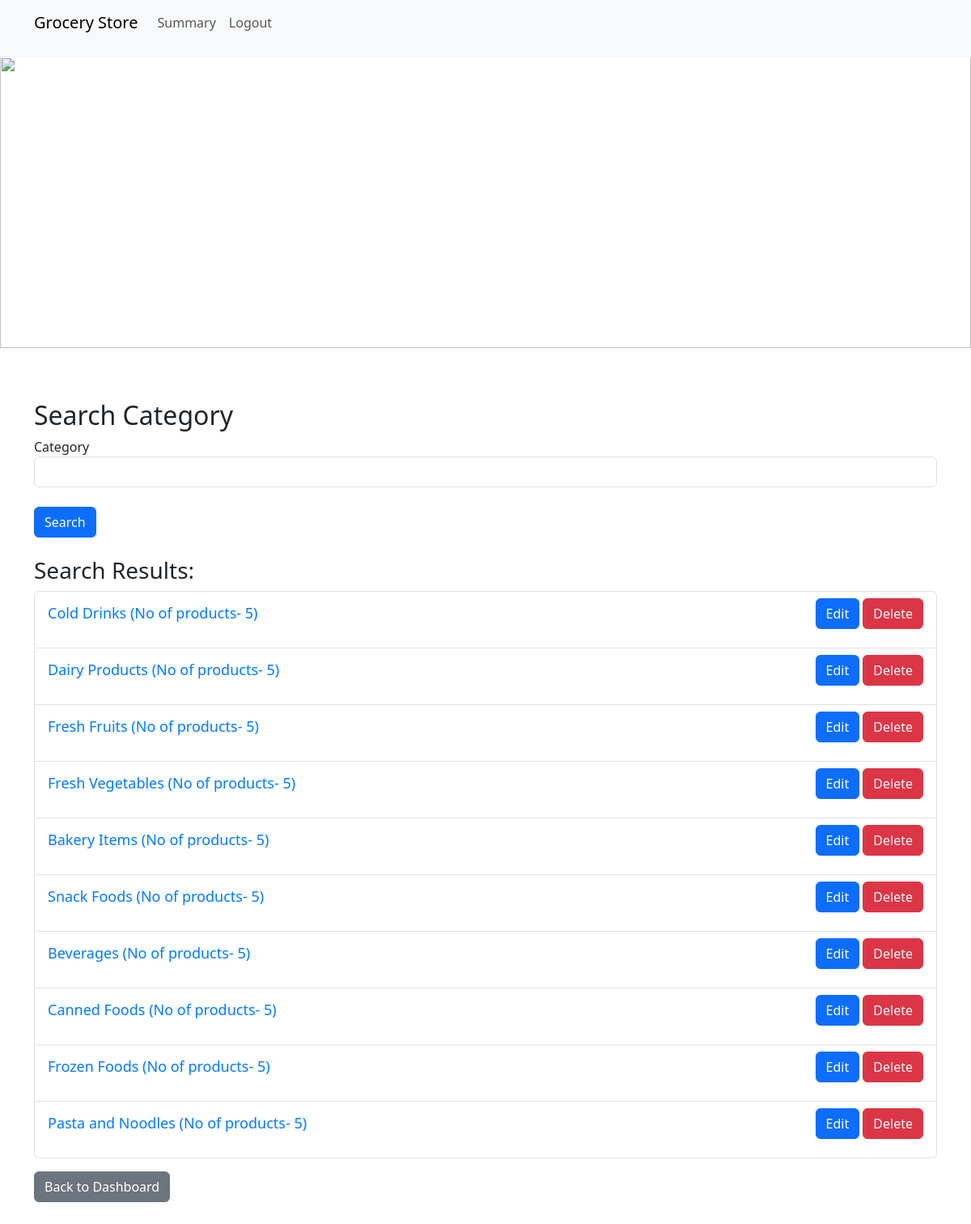
The page /admin_search_section (signed in) on the database its author committed.
### application/models.py (models this page shows)
class Sections(db.Model):
    __tablename__ = "sections"
    section_id = db.Column(db.Integer, primary_key=True, autoincrement=True)
    section_name = db.Column(db.String(200), nullable=False)
    number_of_products = db.Column(db.Integer)

### application/controllers.py (the view)
@app.route("/admin_search_section", methods=["GET", "POST"])
@login_required
def admin_search_section():
    form=SearchForm()
    if request.method == "POST":
        category = request.form.get("category")
        if category:
            sections = Sections.query.filter_by(section_name=category).all()
    else:
        sections = Sections.query.all()
    return render_template('admin_search_section.html', sections=sections, form=form)

### application/forms.py
class SearchForm(FlaskForm):
    category = StringField("Category", validators=[])
    name = StringField("Name", validators=[])
    price = FloatField("Price", validators=[NumberRange(min=0, message="Price must be greater than or equal to 0.")])
    manufacture_date = DateField("Manufacture Date")
    expiry_date = DateField("Expiry Date")
    submit = SubmitField("Search")

### application/controllers.py (called while the page is built)
@login_manager.user_loader
def load_user(user_id):
    return Users.query.get(int(user_id))

### templates/admin_search_section.html (shortened to what this page needs)
<!DOCTYPE html>
<html>
<head>
    <link href="https://cdn.jsdelivr.net/npm/bootstrap@5.3.0/dist/css/bootstrap.min.css" rel="stylesheet">
    <link rel="stylesheet" type="text/css" href="{{ url_for('static', filename='styles.css') }}">
</head>
<body>
    {% include 'admin_header.html' %}
    {% include 'banner.html' %}
    <div class="container mt-5">
        <h2>Search Category</h2>
        <form method="POST" action="{{ url_for('admin_search_section') }}">
            <div class="form-group">
                {{ form.category.label }}
                {{ form.category(class="form-control") }}
            </div>
            <br>
            <button type="submit" class="btn btn-primary">Search</button>
        </form>
        <br>
        <h3>Search Results:</h3>
        <ul class="list-group">
            {% for section in sections %}
            <li class="list-group-item">
                <div class="d-flex justify-content-between align-items-center">
                    <div>
                        <a href="{{ url_for('manage_products', section_id=section.section_id) }}">{{ section.section_name }} (No of products- {{ section.number_of_products }})</a>
                    </div>
                    <div>
                        <a href="{{ url_for('edit_section', section_id=section.section_id) }}" class="btn btn-primary">Edit</a>
                        <a href="{{ url_for('delete_section', section_id=section.section_id) }}" class="btn btn-danger" onclick="return confirm('Are you sure you want to delete this section?')">Delete</a>
                    </div>
                </div>
            </li>
            {% endfor %}
        </ul>
        <p><a href="{{ url_for('admin_dashboard') }}" class="btn btn-secondary mt-3">Back to Dashboard</a></p>
    </div>
</body>
</html>

### static/styles.css (style rules this page uses)
body { padding-top: 70px; }
a { display: block; text-align: center; font-size: 18px; margin-bottom: 15px; text-decoration: none; color: #007bff; }

### rows shown on the page
Sections: section_name "Cold Drinks", number_of_products "5"
Sections: section_name "Dairy Products", number_of_products "5"
Sections: section_name "Fresh Fruits", number_of_products "5"
Sections: section_name "Fresh Vegetables", number_of_products "5"
Sections: section_name "Bakery Items", number_of_products "5"
Sections: section_name "Snack Foods", number_of_products "5"
Sections: section_name "Beverages", number_of_products "5"
Sections: section_name "Canned Foods", number_of_products "5"
Sections: section_name "Frozen Foods", number_of_products "5"
Sections: section_name "Pasta and Noodles", number_of_products "5"
